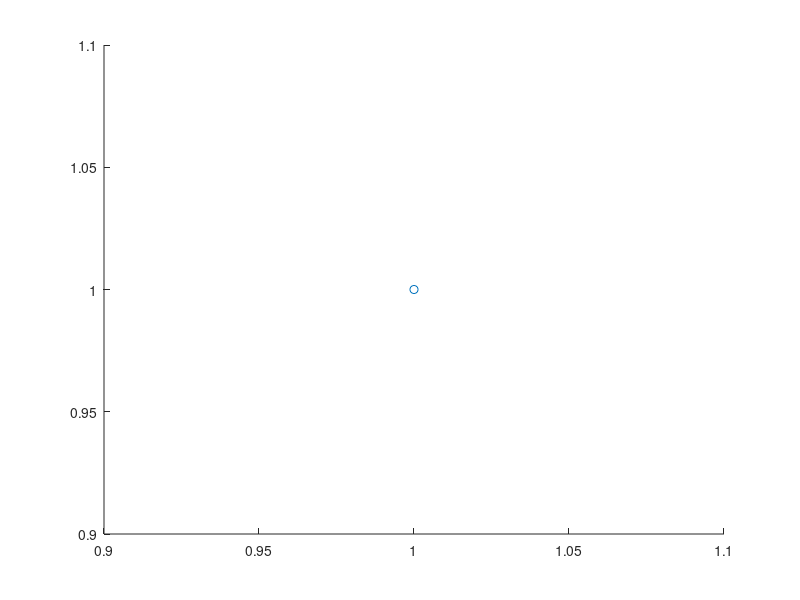
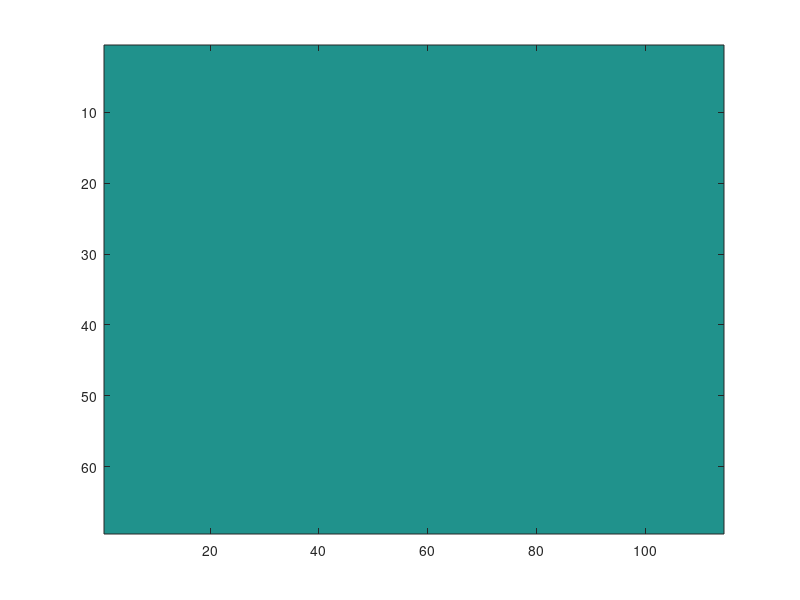

Reproduce these figures in MATLAB, in order.
files = dir(['C:\Users\kemter\Desktop\JRA_55\' '*.nc']);
F=numel(files);
Prec=single([]);

for i=1:F
    input=ncread([files(i).folder '\' files(i).name],'TPRAT_GDS4_SFC_ave3h');
    inMat=single(reshape(input,numel(input(:,:,1)),size(input,3)));
    Prec=[Prec inMat];
    i
end

PrecDown=reshape(sum(reshape(Prec',8,[]),1),[],size(Prec, 1))';

x=single(repmat((1:size(input,1))',size(input,2),1));
y=single([]);
for i=1:size(input,2)
    y=[y;i*ones(size(input,1),1)];
end

PrecData=single([PrecDown x y]);


scatter(PrecData(:,end-1),PrecData(:,end))
 
figure(2)
imagesc(sum(reshape(PrecDown,114,69,[]),3)')
colorbar

%%

test=sum(reshape(PrecDown,114,69,[]),3)';

imagesc(test)
